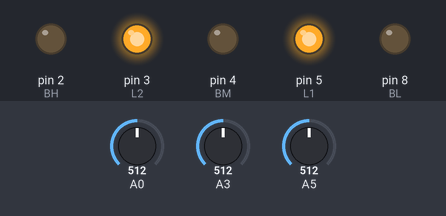
Bench run of a sketch on a simulated Arduino Uno, built with avr-gcc and run on an emulated ATmega328P. Shown: output pins drawn as LEDs (lit = HIGH). Inputs (shaded band) come from the test bench; at power-on: A3 = 512, A0 = 512, A5 = 512. Pins used as bus, display or sensor lines are not drawn; what the sketch prints to the serial monitor is not drawn.

Above: at 1.2 s.
1.3 s: A3 set to 710
2.8 s: A3 set to 731
At 4.0 s:
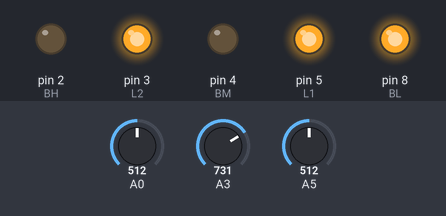
4.3 s: A0 set to 259
7.3 s: A0 set to 235
At 8.0 s:
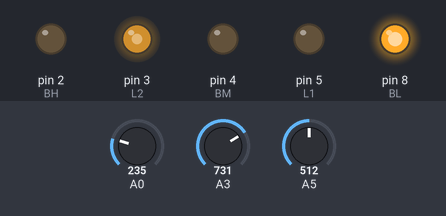
8.8 s: A5 set to 462
10.3 s: A5 set to 435
At 11.5 s:
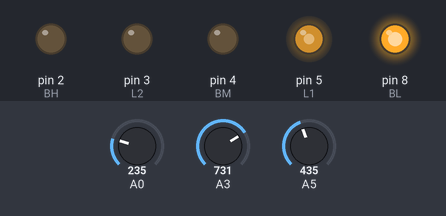
Timing chart, 0 to 12.8 s (numbered marks = the images above; inputs shaded):
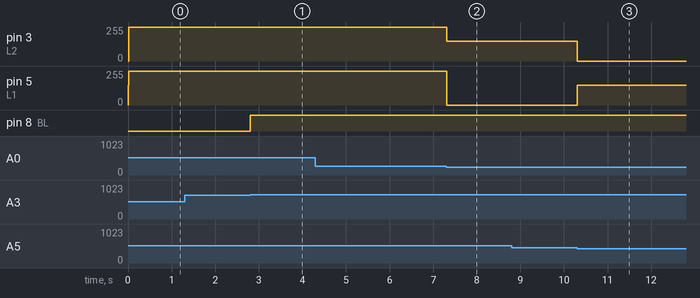

The sketch:

ALNITAK.ino
```cpp
#define alpha1 0.1
#define alpha2 0.3

#define base 150

#define R2 9
#define R1 6
#define L1 5
#define L2 3
#define BH 2
#define BM 4
#define BL 8

float lr = 0.0, rr = 0.0,  lf01 = 0.0, lf02 = 0.0, rf01 = 0.0, rf02 = 0.0;
void setup()
{
  pinMode(A0, INPUT_PULLUP);
  pinMode(A5, INPUT_PULLUP);

  pinMode(A3, INPUT);
  pinMode (R1, OUTPUT);
  pinMode (R2, OUTPUT);
  pinMode (L1, OUTPUT);
  pinMode (L2, OUTPUT);

  pinMode (BH, OUTPUT);
  pinMode (BM, OUTPUT);
  pinMode (BL, OUTPUT);

  Serial.begin(38400);
}

void loop()
{
  battery(analogRead (A3));

  lr = analogRead(A0);
  rr = analogRead(A5);

  lf01 = (alpha1 * lr) + (1 - alpha1) * lf01;
  lf02 = (alpha2 * lf01) + (1 - alpha2) * lf02;
  rf01 = (alpha1 * rr) + (1 - alpha1) * rf01;
  rf02 = (alpha2 * rf01) + (1 - alpha2) * rf02;

  /*
   *Uncomment these to calibrate your robot according to the sensor readings and change the values below given for Alnitak according to your requirements
  Serial.print(lr);
  Serial.print(" ");
  Serial.print(lf01);
  Serial.print(" ");
  Serial.print(lf02);
  Serial.print(" ");
  Serial.println(rf02);*/

  {
  if(lf02<250 && rf02>500)
  left();
  if(rf02<300 && lf02>600)
  right();
  if(lf02<=420 && rf02<=450)
  forward();
  }
  if(lf02>420 && rf02>450)
  stop();
}


void forward()
{analogWrite (L1, base);
digitalWrite (L2, LOW);
digitalWrite (R2, LOW);
analogWrite(R1, base);
  }

void right()
{analogWrite (L1, base);
digitalWrite (L2, LOW);
analogWrite (R2, base);
digitalWrite (R1, LOW);
  }

void left()
{
digitalWrite (L1, LOW);
analogWrite (L2, base);
digitalWrite (R2, LOW);
analogWrite (R1, base);
}

void stop()
{
  analogWrite (L1, 255);
  analogWrite (L2, 255);
  analogWrite (R2, 255);
  analogWrite (R1, 255);
}

void battery(int n)
{
  if(n>840)
  {
    digitalWrite(BH, HIGH);
    digitalWrite(BM, HIGH);
    digitalWrite(BL, HIGH);
    Serial.println("HIGH");
  }

  else if(n>780 && n<840)
  {
    digitalWrite(BH, LOW);
    digitalWrite(BM, HIGH);
    digitalWrite(BL, HIGH);
    Serial.println("MEDIUM");
  }

  else if(n>720 && n<780)
  {
    digitalWrite(BH, LOW);
    digitalWrite(BM, LOW);
    digitalWrite(BL, HIGH);
    Serial.println("LOW");
  }

  else
  {
    digitalWrite(BH, LOW);
    digitalWrite(BM, LOW);
    digitalWrite(BL, LOW);
  }
}
```

Measured:
- the behaviour switches between 720 and 721 on A3 (found by bisection; images 0 and 1)
- the behaviour switches between 250 and 249 on A0 (found by bisection; images 1 and 2)
- the behaviour switches between 450 and 449 on A5 (found by bisection; images 2 and 3)
- after the input at 2.8 s, pin 8 (BL): LOW → HIGH at once
- after the input at 7.3 s, pin 3 (L2): 255/255 → 150/255 at once; pin 5 (L1): 255/255 → 0/255 at once
- after the input at 10.3 s, pin 3 (L2): 150/255 → 0/255 at once; pin 5 (L1): 0/255 → 150/255 at once
